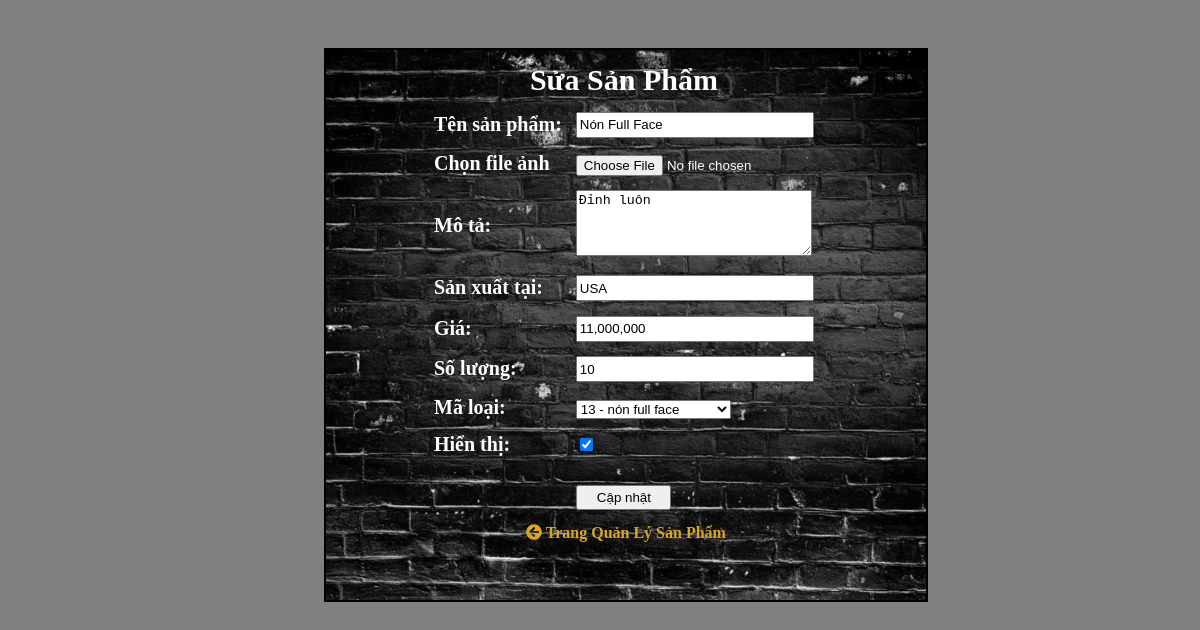
The page /back-end/admin/Edit-product.php?view=edit&proID=41 on the database its author committed.
### tables this page shows
CREATE TABLE `product` (
  `proID` int(10) UNSIGNED NOT NULL,
  `proImage` varchar(200) DEFAULT NULL,
  `proCateID` int(10) UNSIGNED NOT NULL,
  `proName` varchar(50) NOT NULL,
  `proDesc` text NOT NULL,
  `proMadeIn` varchar(50) DEFAULT NULL,
  `proCost` varchar(100) DEFAULT NULL,
  `number` varchar(100) DEFAULT NULL,
  `isShow` varchar(10) NOT NULL,
  `createDate` date DEFAULT current_timestamp(),
  `modifyDate` date DEFAULT current_timestamp()
);

### back-end/admin/Edit-product.php (the view, shortened to what this page needs)
<!doctype html>
<html>
<head>
    <link rel="stylesheet" href="./libs/fontawesome-free-5.15.4/css/all.min.css">
    <link rel="stylesheet" href="https://use.fontawesome.com/releases/v5.7.0/css/all.css">
</head>
</head>
<body>
    <?php
    include "./connect_data.php";
    $ProID = $_GET['proID'];
    $sql = "SELECT * FROM product WHERE proID = '$ProID'";
    $result = $conn->query($sql);
    while ($row = mysqli_fetch_assoc($result)) {
    ?>
        <div class="form-add">
            <div class="bgimg" style=" background-image: url('./imgAdmin/bg1.5.png');">
                <form method="post" action="Xu-li-edit-product.php" enctype="multipart/form-data" class="form">
                    <table cellpadding="6px;">
                        <th colspan="2"><span style="font-size: 30px;">Sửa Sản Phẩm</span></th>
                        <tr>
                            <td>Tên sản phẩm: </td>
                            <td><input type="text" name="proName" style="width: 230px; height:20px" value="<?php echo $row["proName"]; ?>" /></td>
                        </tr>
                        <tr>
                            <td>Chọn file ảnh</td>
                            <td><input type="file" name="proImage" style="width: 230px; " /></td>
                        </tr>
                        <tr>
                            <td>Mô tả: </td>
                            <td><textarea type="text" name="proDesc" style="min-height: 60px;max-height: 100px; min-width: 230px;max-width:230px;"><?php echo $row["proDesc"]; ?></textarea></td>
                        </tr>
                        <tr>
                            <td>Sản xuất tại: </td>
                            <td><input type="text" name="proMadeIn" style="width: 230px; height:20px" value="<?php echo $row["proMadeIn"]; ?>"></td>
                        </tr>
                        <tr>
                            <td>Giá: </td>
                            <td><input type="text" name="proCost" style="width: 230px; height:20px" value="<?php echo $row["proCost"]; ?>"></td>
                        </tr>
                        <tr>
                            <td>Số lượng: </td>
                            <td><input type="text" name="number" style="width: 230px; height:20px" value="<?php echo $row["number"]; ?>"></td>
                        </tr>
                        <tr>
                            <td>Mã loại: </td>
                            <td>
                                <select name="proCateID">
                                    <?php
                                    $sql1 = "SELECT cateID, cateName FROM category";
                                    $result1 = $conn->query($sql1);
                                    while ($row1 = mysqli_fetch_assoc($result1)) {
                                        if ($row1["cateID"] == $row["proCateID"]) {
                                    ?>
                                        <option selected value="<?php echo $row1["cateID"] ?>"><?php echo ($row1["cateID"] . " - " . $row1["cateName"]); ?></option>
                                    <?php
                                        } else {
                                    ?>
                                        <option value="<?php echo $row1["cateID"] ?>"><?php echo ($row1["cateID"] . " - " . $row1["cateName"]); ?></option>
                                    <?php
                                        }
                                    }
                                    ?>
                                </select>
                            </td>
                        </tr>
                        <tr>
                            <td>Hiển thị: </td>
                            <td><input type="checkbox" name="check" <?php echo $row["isShow"] ?>></td>
                        </tr>
                        <tr>
                            <td><input type="hidden" name="proID" value="<?php echo $row["proID"]; ?>"></td>
                        </tr>
                        <tr>
                            <td colspan="2" align="center"><input type="submit" name="submit" style="width: 95px; height:25px; cursor: pointer" id="submit" value="Cập nhật"></td>
                        </tr>
                    </table>
                </form>
                <a href="Manage-product.php" style="text-decoration: none; margin-left: 200px; position:absolute;margin-top:-30px;color:goldenrod;"><i class="fas fa-arrow-circle-left"></i><b> Trang Quản Lý Sản Phẩm</b></a>
            </div>
        </div>
    <?php
    }
    ?>
</body>
</html>

### back-end/admin/Edit-product.php (style rules this page uses)
.form-add { position: absolute; top: 6%; left: 27%; border: 2px solid black; width: 600px; height: 550px; background: burlywood; color: white; font-weight: bold; }
.form { margin-left: 100px; margin-top: 5px; }
body { background: grey; }
td { font-size: 20px }
.bgimg { width: 600px; height: 550px; background-image: none; background-repeat: no-repeat; background-position: center center; background-size: cover; position: absolute; }

### rows shown on the page
product: proName "Nón Full Face", proDesc "Đỉnh luôn", proMadeIn "USA", proCost "11,000,000", number "10"

### other values the page prints
form field proCateID "13 - nón full face"
